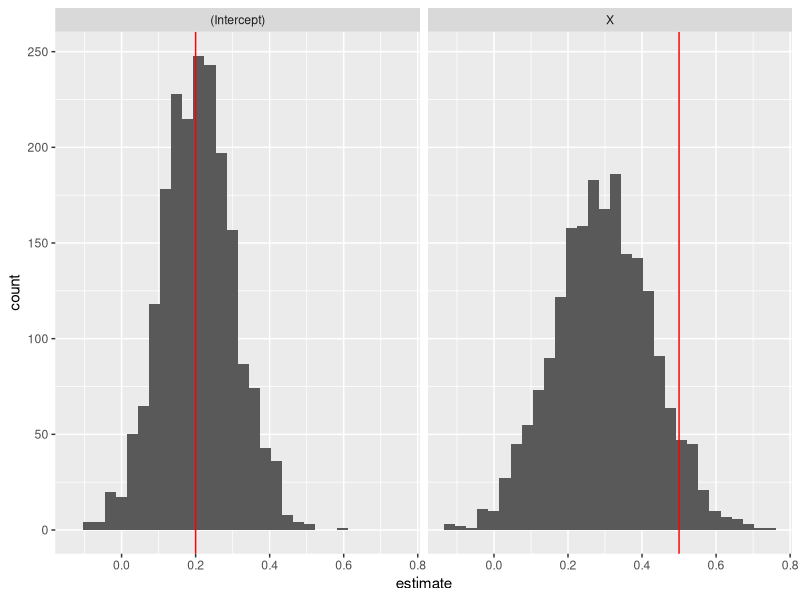
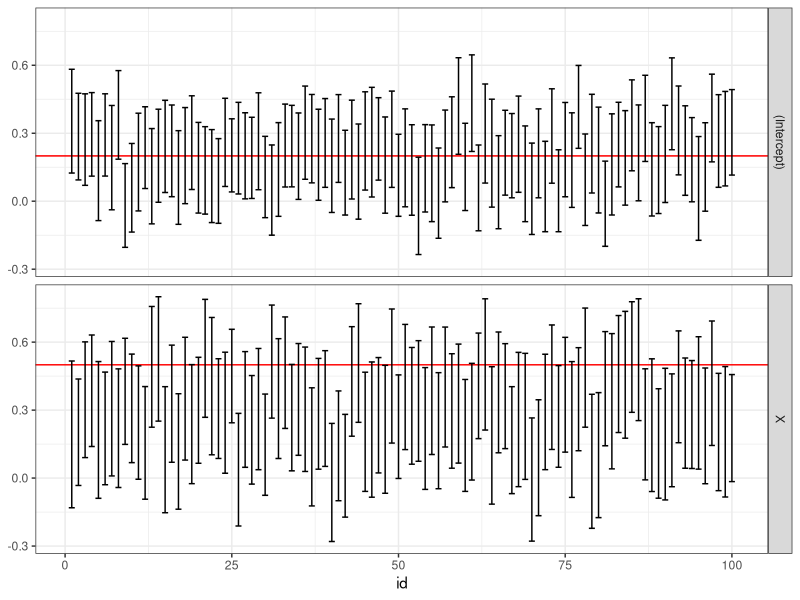

Write the R code that produced these figures, in order.
## ---- chunk 1
suppressPackageStartupMessages({
  library(purrr)
  library(broom)
  library(tidyr)
  library(ggplot2)
  library(dplyr)
})

set.seed(12345) 
## ---- chunk 2
N <- 100L
set.seed(12345) 

# These are true population coefficients
b0 <- 0.2 
b1 <- 0.5

df1 <- data.frame(X_t = runif(N,-1,1),
                  e = rnorm(N,0,1),
                  eta = rnorm(N,0,0.5))%>%
  mutate(X = X_t + eta,Y = b0 + b1*X_t + e) %>%
  select(X,e,Y)
## ---- chunk 3
# Please write your code below
lm_model <- lm(Y~X, data = df1)

summary(lm_model)
confint(lm_model)

tidy(lm_model,conf.int = TRUE)
## ---- chunk 4
set.seed(12345)

R <- 2000L

# Please write your code below

df3 <- data.frame(X_t = rep(runif(N,-1,1),times = R),
                  id = rep((1:R),each = N),
                  e = rnorm(N*R,0,1),
                  eta = rnorm(N*R,0,0.5))%>%
  mutate(X = X_t + eta,Y = b0 + b1*X_t + e) %>%
  select(X,e,Y,id)

## ---- chunk 5
# Please write your code below
df4 <- df3 %>%
  group_by(id) %>%
  nest() %>%
  mutate(estimated_model = map(data, ~lm(Y~X, data =.))) %>%
  mutate(estimated_coef = map(estimated_model, ~tidy(., conf.int = TRUE))) %>%
  unnest(estimated_coef)

head(df4)
## ---- chunk 6
# Please write your code below
true_df <- data.frame(term = c("(Intercept)","X"),
                      true_value = c(b0, b1),
                      stringsAsFactors = FALSE 
                      )
p5 <- ggplot(df4) +
  geom_histogram(aes(estimate), bins=30) +
  geom_vline(aes(xintercept = true_value),
             color = "red",
             data = true_df) +
  facet_grid(~term) 

p5
## ---- chunk 7
# Please write your code below
df4 %>%
  group_by(term) %>%
  summarise(mean(estimate), sd(estimate))
## ---- chunk 8
# Please write your code below
df4 %>%
  inner_join(true_df, by="term") %>%
  group_by(term) %>%
  mutate(contains = ifelse(conf.low <= true_value & 
                             true_value <= conf.high,
                           1L,0L)) %>%
  summarise(mean(contains))
## ---- chunk 9
# Please write your code below
p8 <- ggplot(df4 %>% filter(id<=100)) + 
  geom_hline(aes(yintercept = true_value), 
             color = "red",
             data = true_df) + 
  geom_errorbar(aes(x=id, ymin=conf.low, ymax=conf.high)) +
  facet_grid(term~.) +
  theme_bw()

p8

